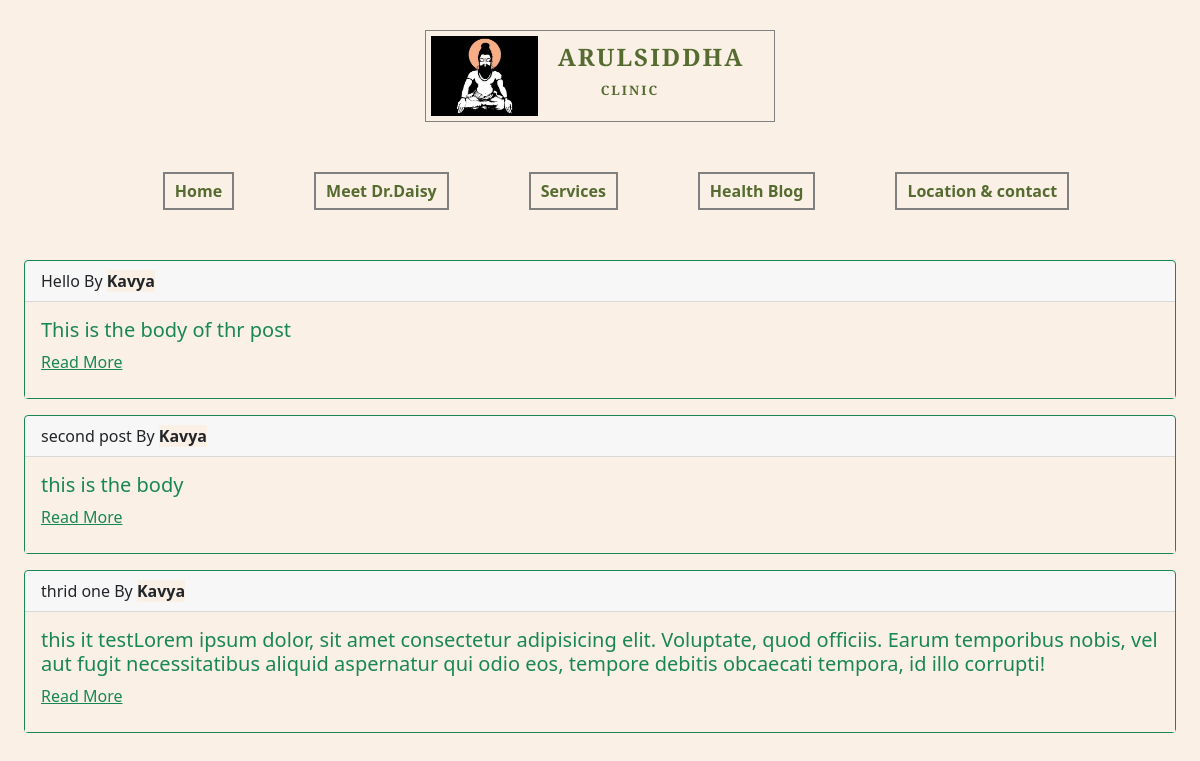
Screenshot of /blog/ with the database file from the repository.
### blog/models.py (models this page shows, shortened)
class Post(models.Model):
    title=models.CharField(max_length=100)
    author=models.CharField(max_length=50)
    body=models.TextField()

### blog/views.py (the view)
# urls.py: path("blog/", views.BlogListview.as_view(), name="blog"),
class BlogListview(ListView):
    model=Post
    template_name='blog.html'

### templates/blog.html
{% extends 'home.html' %}
{% block content %}
<div class="padding"></div>
{% for post in object_list %}
<div class="card border-success mb-3" >
    <div class="card-header">{{post.title}} By <b>{{post.author}} </b>
    </div>
    <div class="card-body text-success">
      <h5 class="card-text">{{post.body}}</h5>
      <a href="{% url 'post-detail' post.pk %}" style="color:#198754;"><p class="card-title">Read More</p></a>
    </div>
  </div>
        {% endfor %}
{% endblock %}

### templates/home.html (shortened to what this page needs)
{% load static %}
<!DOCTYPE html>
<html lang="en">
<head>
    <link href="https://cdn.jsdelivr.net/npm/bootstrap@5.1.3/dist/css/bootstrap.min.css" rel="stylesheet">
<link rel="stylesheet" type="text/css" media ="screen" href ="{% static 'css/home.css' %}">
</head>
<body>
    <div class="container">
        <header>
            <div class='logo'>
                <img class='logoimg' src="{% static 'image/siddha.jpg' %}">
                <h2 class='title'> ARULSIDDHA <span style="font-size:small;font-weight:bolder;padding-left:43px;">CLINIC</span></h2>
            </div>
            <div class="padding"></div>
            <div class="nav">
                <ul>
                    <a href="{% url 'home' %}"><li>Home</li></a>
                    <a href="{% url 'home' %}"><li>Meet Dr.Daisy</li></a>
                    <a href="{% url 'home'%}"><li>Services</li></a>
                    <a href="{% url 'blog' %}"><li>Health Blog</li></a>
                    <a href="{% url 'home' %}"><li>Location & contact</li></a>
                </ul>
            </div>
        </header>
        {% block content %}{% endblock  %}
        </div>
</body>
</html>

### static/css/home.css (style rules this page uses)
* { box-sizing: border-box; margin:0; padding:0; background-color: linen; }
.container { width:100%; max-width: 120rem; margin:auto; padding:0 1.5rem; }
.logo { margin: auto; display : flex; border: 1px solid gray; width:350px; gap:15px; margin-top: 30px; }
.title { font-family: 'Josefin Slab', serif; align-self: center; font-size: x-large; font-weight: bold; letter-spacing: 3.5px; color: darkolivegreen; letter-spacing: 2px; }
.logoimg { width:fit-content; height:90px; padding: 5px; align-self: center; }
.nav ul { margin:auto; display:flex; gap:80px; }
.nav ul a { text-decoration: none; list-style: none; border: 2px solid gray; padding:5px; color: darkolivegreen; font-weight: bold; font-size: medium; padding-left:10px;padding-right:10px; }
.padding { padding-top: 50px; }

### rows the page displays
Post: title "Hello", author "Kavya", body "This is the body of thr post"
Post: title "second post", author "Kavya", body "this is the body"
Post: title "thrid one", author "Kavya", body "this it testLorem ipsum dolor, sit amet consectetur adipisicing elit. Voluptate, quod officiis. Earum temporibus nobis, vel aut fugit necessitatibus aliquid aspernatur qui odio eos, tempore debitis obcaecati tempora, id illo corrupti!"
